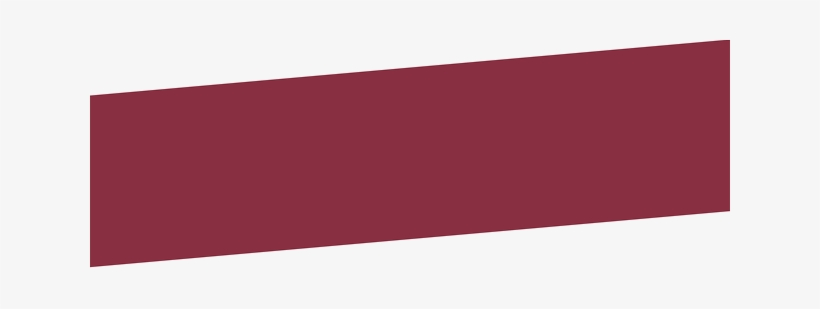
#> input picture Data/tilted_rectangle.png, 820 x 309 px
$ jupyter execute rotated_box_ellipse.ipynb
#> lines starting #> are read from the running program, lines starting #| are printed output that depends on the picture; after the words box and inside, x2 and y2 are one past the last pixel; in counts of white or black regions, pixels touching at a corner belong together; long printed decimals are rounded
### Rotated box tasks
Task 1 — Draw rotated box around one object

Task 2 — Print object angle

Task 3 — Compare with boundingRect

Task 4 — Measure width and height of tilted object

[cell 1]
import cv2
import numpy as np

img = cv2.imread('Data/tilted_rectangle.png', cv2.COLOR_BGR2GRAY)
#> img is the input picture: shape (309, 820, 3); mean B, G, R 167.5, 159.7, 198.3
gray = cv2.cvtColor(img, cv2.COLOR_BGR2GRAY)
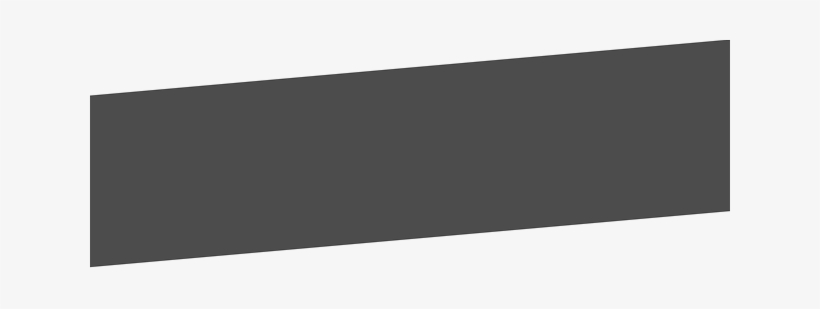
#> gray: shape (309, 820); min 64, max 248, mean 172.2

_, thresh = cv2.threshold(gray, 127, 255, cv2.THRESH_BINARY_INV)
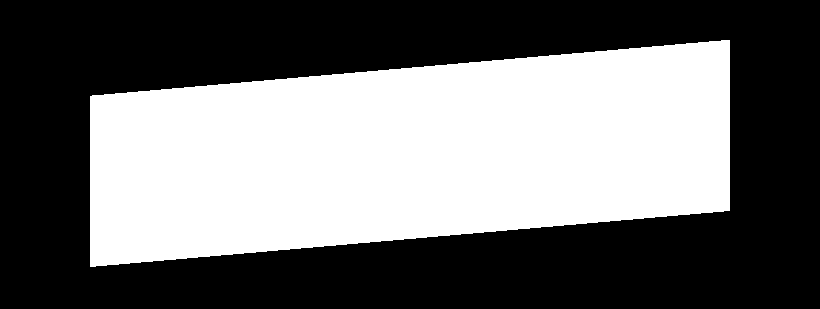
#> thresh: shape (309, 820); 43.3% white; 1 white region
cv2.imshow("thresh", thresh)


contours, _ = cv2.findContours(thresh, cv2.RETR_EXTERNAL, cv2.CHAIN_APPROX_SIMPLE)
#> contours = 1 contour; box (x1, y1, x2, y2) and area: (90, 40, 730, 267) 108813
print(f"Len of contours: {len(contours)}")
#| Len of contours: 1
rect = cv2.minAreaRect(contours[0])
#> rect = ((409.5, 152.8), (656.3, 170.6), -5)
print(rect)
#| ((409.487, 152.846), (656.273, 170.631), -5.003)

box = cv2.boxPoints(rect)
#> box = [[90.04, 266.5], [75.16, 96.47], [728.9, 39.24], [743.8, 209.2]]
print(box)
#| [[ 90.040  266.4501  ]
#|  [ 75.161   96.469 ]
#|  [728.9337    39.242]
#|  [743.813  209.223 ]]

box = np.int0(box)
#> box = [[90, 266], [75, 96], [728, 39], [743, 209]]
print(box)
#| [[ 90 266]
#|  [ 75  96]
#|  [728  39]
#|  [743 209]]

cv2.drawContours(img, [box], 0, (0, 0, 255), 6)
cv2.drawContours(img, contours, -1, (0, 255, 0), 5)
cv2.imshow("img", img)
cv2.waitKey()
cv2.destroyAllWindows()

[cell 2]
print(f"Angle: {rect[2]:.4f}")
#| Angle: -5.0025

[cell 3]
print(f"Width and height: {rect[1]}")
#| Width and height: (656.273, 170.631)

[cell 4]
x, y, w, h = cv2.boundingRect(contours[0])
#> x = 90; y = 40; w = 640; h = 227

cv2.rectangle(img, (x, y), (x+w, y+h), (0, 255, 0), 5)
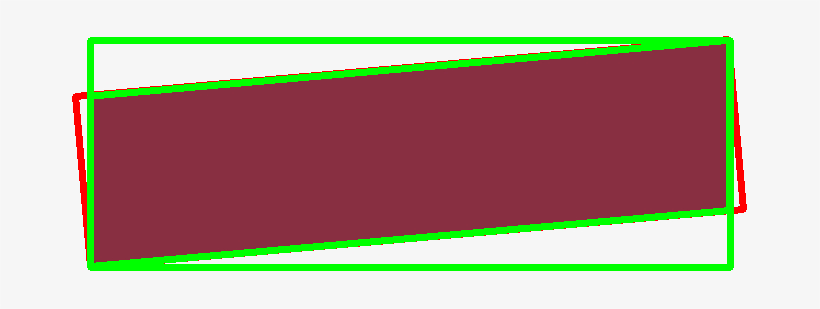
#> img: shape (309, 820, 3); mean B, G, R 149.9, 163.4, 181.2
cv2.imshow("brect", img)
cv2.waitKey()
cv2.destroyAllWindows()
